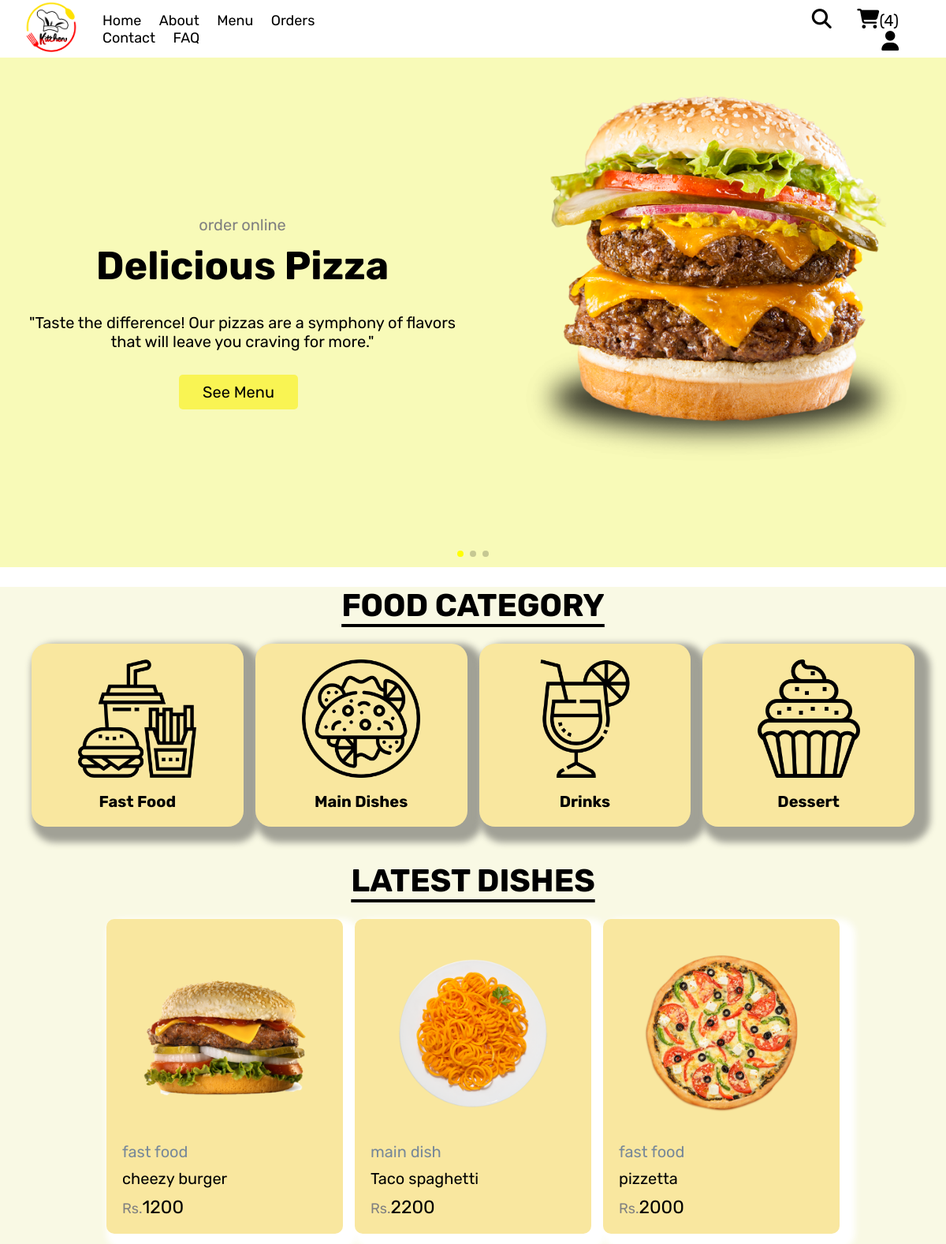
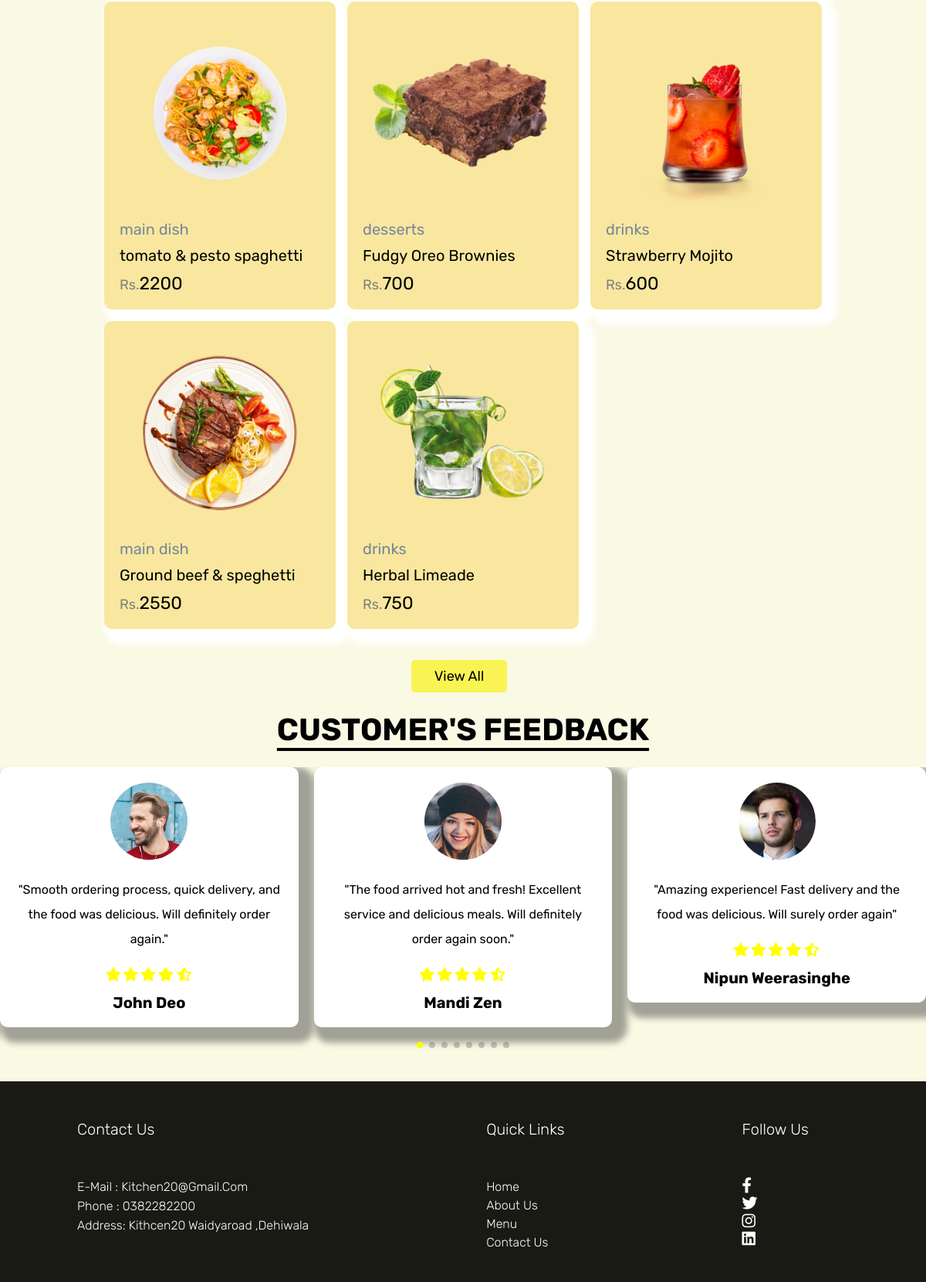
Screenshot of /home.php (signed in) with the database file from the repository (2 pictures, top to bottom).
### tables this page shows
CREATE TABLE IF NOT EXISTS `products` (
  `id` int NOT NULL AUTO_INCREMENT,
  `name` varchar(100) NOT NULL,
  `category` varchar(100) NOT NULL,
  `price` int NOT NULL,
  `image` varchar(100) NOT NULL,
  `description` varchar(500) NOT NULL,
  PRIMARY KEY (`id`)
);

### home.php (the view, shortened to what this page needs)
<?php
include 'component/connect.php';
?>
<!DOCTYPE html>
<html lang="en">
<head>
    <link rel="stylesheet" href="https://unpkg.com/swiper@8/swiper-bundle.min.css" />
   <link rel="stylesheet" href="https://cdnjs.cloudflare.com/ajax/libs/font-awesome/6.1.1/css/all.min.css">
    <link rel="stylesheet" href="css/style.css">
</head>
<body>
   <?php include 'component/user_header.php' ?>
 <section class="hero">
   <div class="swiper hero-slider">
      <div class="swiper-wrapper">
         <div class="swiper-slide slide">
            <div class="content">
               <span>order online</span>
               <h3>delicious pizza</h3>
               <p>"Taste the difference! Our pizzas are a symphony of flavors that will leave you craving for more."</p>
               <a href="menu.php" class="btn">see menu</a>
               </div>
               <div class="image">
                  <img src="images/home-img-2.png">
               </div>
            </div>
      </div>
      <div class="swiper-pagination"></div>
   </div>
 </section>
<div class="color">
<selection class="category">
   <h1 class="title">food category</h1>
   <div class="box-container">
      <a href="category.php?category=fast food" class="box">
         <img src="images/cat-1.png">
         <h3>fast food</h3>
      </a>
      <a href="category.php?category=main dish" class="box">
         <img src="images/cat-2.png">
         <h3>main dishes</h3>
      </a>
      <a href="category.php?category=drinks" class="box">
         <img src="images/cat-3.png">
         <h3>drinks</h3>
      </a>
      <a href="category.php?category=desserts" class="box">
         <img src="images/cat-4.png">
         <h3>dessert</h3>
      </a>
   </div>
</selection>
 <section class="product">
   <h1 class="title">latest dishes </h1>
   <div class="box-container1">
      <?php
      $select_products =$conn->prepare("SELECT * FROM `products`LIMIT 8");
      $select_products->execute();
      if($select_products->rowCount() > 0){
         while($fetch_products = $select_products->fetch(PDO::FETCH_ASSOC)){
      ?>
      <form action="" method="post" class="box">
         <img src="uploaded_img/<?=$fetch_products['image'];?>" alt="">
         <a href="category.php?category=<?=$fetch_products['category'];?>"
          class="cat"><?=$fetch_products['category'];?></a>
          <div class="name"><?=$fetch_products['name'];?></div>
          <div class="flex">
            <div class="price"><span>Rs.</span><?=$fetch_products['price'];?></div>
         </div>
         </form>
      <?php
       }
      }else{
             echo'<div class="empty">no product added yet!</div>';
      }
      ?>
   </div>
<div class="more-btn">
   <a href="menu.php" class="btn">view all</a>
   </div>
</section>
<section class="review">
   <h1 class="title">customer's feedback</h1>
   <div class="swiper review-slider">
      <div class="swiper-wrapper">
         <div class="swiper-slide slide">
            <img src="images/pic-1.png">
            <p>"Smooth ordering process, quick delivery, and the food was delicious. Will definitely order again."</p>
            <div class="stars">
               <i class="fas fa-star"></i>
               <i class="fas fa-star"></i>
               <i class="fas fa-star"></i>
               <i class="fas fa-star"></i>
               <i class="fas fa-star-half-alt"></i>
            </div>
            <h3>john deo</h3>
         </div>
         <div class="swiper-slide slide">
            <img src="images/pic-2.png">
            <p>"The food arrived hot and fresh! Excellent service and delicious meals. Will definitely order again soon."</p>
            <div class="stars">
               <i class="fas fa-star"></i>
               <i class="fas fa-star"></i>
               <i class="fas fa-star"></i>
               <i class="fas fa-star"></i>
               <i class="fas fa-star-half-alt"></i>
            </div>
            <h3>mandi zen</h3>
         </div>
         <div class="swiper-slide slide">
            <img src="images/pic-3.png">
            <p>"Amazing experience! Fast delivery and the food was delicious. Will surely order again"</p>
            <div class="stars">
               <i class="fas fa-star"></i>
               <i class="fas fa-star"></i>
               <i class="fas fa-star"></i>
               <i class="fas fa-star"></i>
               <i class="fas fa-star-half-alt"></i>
            </div>
            <h3>Nipun Weerasinghe</h3>
         </div>
      </div>
      <div class="swiper-pagination"></div>
   </div>
</section>
<?php include 'component/footer.php'; ?>
   </div>
</body>
</html>

### css/style.css (style rules this page uses)
* { font-family:'Rubik',sans-serif; margin:0; padding:0; box-sizing:border-box; outline:none; border:none; text-decoration:none; }
html { font-size:62.5%; scroll-behavior:smooth; stop-opacity:7rem; }
.btn, .delete-btn { margin-top:1rem; display: inline-block; font-size:1rem; padding:1rem 3rem; cursor: pointer; text-transform: capitalize; transition: .2 linear; }
.btn { background-color:#F9F453; color:black; border-radius:5px; font-size:1.8rem; margin-right:3rem; margin-left: 2rem; }
.hero .slide { display: flex; text-align: center; flex-wrap:wrap-reverse; gap:5rem; background-color:#F8FAB8 ; }
.hero .slide .image { flex:1 1 32rem; }
.hero .slide .image img { width: 100%; padding-right:50px; }
.hero .slide .content { flex:1 1 40rem; text-align:center; padding:200px 0; }
.hero .slide .content span { font-size: 2rem; color:grey; }
.hero .slide .content h3 { margin:1rem 0; font-size:5rem; color:black; text-transform: capitalize; }
.hero .slide .content p { font-size:2rem; padding:2rem; }
.hero .slide .content a { border:none; font-size:2rem; }
.color { background-color:#F9F9E4 ; }
.title { text-align: center; margin-bottom:2.5rem; margin-top:2.5rem; font-size:4rem; color: black; text-transform:uppercase; text-decoration: underline; text-underline-offset:1rem; margin-top:2.5rem; }
.category .box-container { display: grid; grid-template-columns: repeat(auto-fit,minmax(20rem,1fr)); gap:1.5rem; align-items:flex-start; padding-bottom:2rem; padding-left:4rem; padding-right:4rem; }
.category .box-container .box { border-radius:20px; padding:2rem; text-align:center; background-color: #F9E79F ; box-shadow: 10px 10px 8px 10px #A1A196; }
.category .box-container .box img { width:100%; height:15rem; object-fit: contain; }
.category .box-container .box h3 { font-size:2rem; color: black; margin-top:1.5rem; text-transform: capitalize; }
.product .box-container1 { display: grid; grid-template-columns: repeat(auto-fit,30rem); justify-content:center; align-items: flex-start; gap: 1.5rem; padding-bottom:2rem; }
.product .box-container1 .box { background-color:#F9E79F ; border-radius:10px; box-shadow: 10px 10px 8px 10px white ; padding: 2rem; position: relative; overflow: hidden; }
.product .box-container1 .box img { height:25rem; width: 100%; object-fit: contain; margin-bottom: 1rem; }
.product .box-container1 .box .cat { font-size: 2rem; color: lightslategray; }
.product .box-container1 .box .name { font-size: 2rem; color: black; margin:1rem 0 ; }
.product .box-container1 .box .flex { display: flex; align-items: center; gap: 1.5rem; margin-top: 1rem; }
.product .box-container1 .box .flex .price { margin-right: auto; font-size: 2.3rem; color: black; }
.product .box-container1 .box .flex .price span { color: grey; font-size:1.8rem; }
.product .more-btn { margin:1rem 0; text-align: center; justify-content: center; align-items: center; }
.review .swiper-slide { width:20rem; margin-bottom:4rem; border: none; padding:2rem; text-align: center; size:20rem; background-color:white; border-radius:10px; box-shadow: 10px 10px 8px 10px #A1A196; }
.review .slide img { height:10rem; width:10rem; object-fit: cover; margin-bottom:.5rem; border-radius:50%; }
.review .slide p { padding:1.5rem 0; line-height:2; font-size:1.6rem; color:black; }
.review .slide .stars { display: inline-block; padding:.5rem 1.5rem; }
.review .slide .stars i { font-size:1.8rem; color: yellow; }
.review .slide h3 { font-size:2rem; margin-top: 1rem; text-transform: capitalize; color: black; }
.cart-total, .more-btn { text-align: center; margin: 20px 0; }

### rows the page displays
products: image (picture), category "fast food", name "cheezy burger", price "1200"
products: image (picture), category "main dish", name "Taco spaghetti", price "2200"
products: image (picture), category "fast food", name "pizzetta", price "2000"
products: image (picture), category "main dish", name "tomato & pesto spaghetti", price "2200"
products: image (picture), category "desserts", name "Fudgy Oreo Brownies", price "700"
products: image (picture), category "drinks", name "Strawberry Mojito", price "600"
products: image (picture), category "main dish", name "Ground beef & speghetti", price "2550"
products: image (picture), category "drinks", name "Herbal Limeade", price "750"

### other values shown
$total_cart_items "4"
